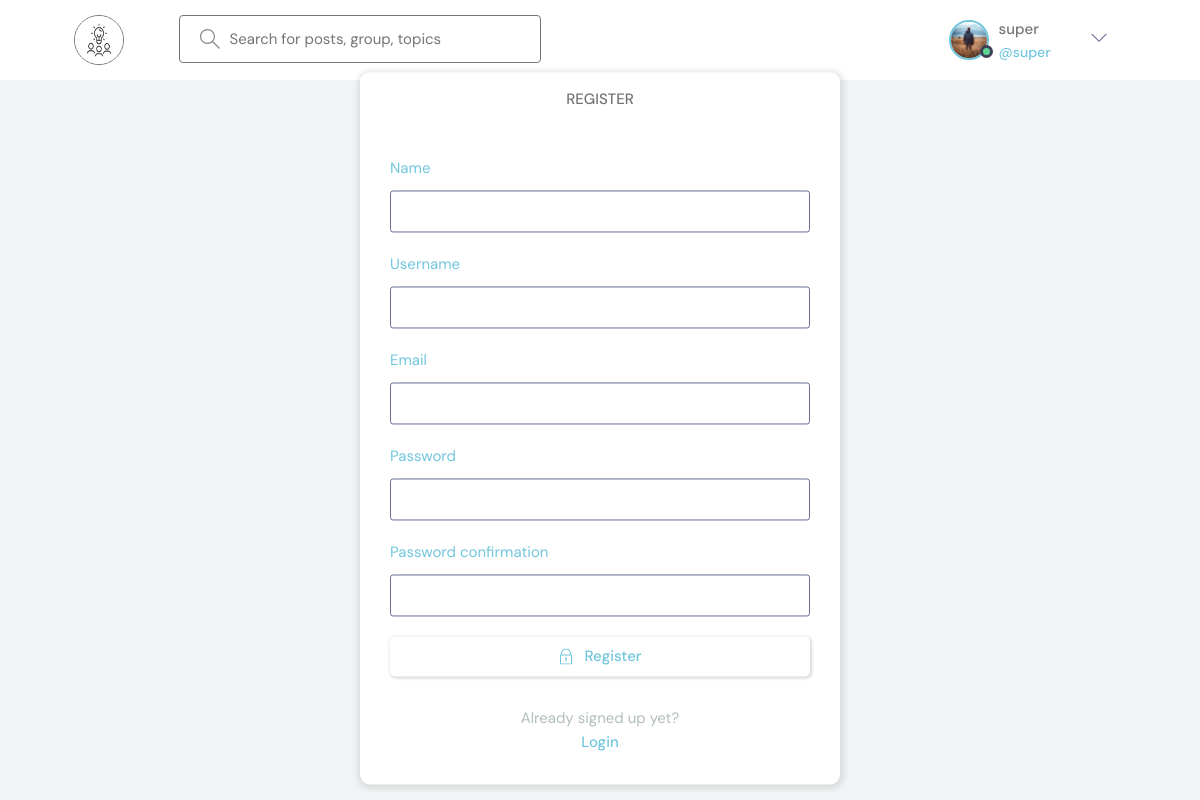
Screenshot of /register/ (signed in) with the database file from the repository.
### base/models.py (models this page shows)
class NewUser(AbstractUser):
    name = models.CharField(max_length=200, null=True)
    email = models.EmailField(unique=True, null=True)
    bio = models.TextField(null=True)
    avatar = models.ImageField(null=True, default="avatar.svg")
    USERNAME_FIELD = "email"
    REQUIRED_FIELDS = ["username"]

### base/views.py (the view)
# urls.py: path("register/", regitsterPage, name="register"),
def regitsterPage(request):
    form = MyUserCreationForm()
    if request.method == "POST":
        form = MyUserCreationForm(request.POST)
        if form.is_valid():
            user = form.save(commit=False)
            user.username = user.username.lower()
            user.save()
            login(request, user)
            return redirect("home")
        else:
            print(form.errors)
    else:
        form = MyUserCreationForm()
    return render(request, "base/register.html", {"page": "register", "form": form})

### base/forms.py
class MyUserCreationForm(UserCreationForm):
    class Meta:
        model = NewUser
        fields = ["name", "username", "email", "password1", "password2"]

### base/templates/base/register.html (shortened to what this page needs)
{% extends 'main.html' %}
{% block content %}
<main class="auth layout">
  <div class="container">
    <div class="layout__box">
      <div class="layout__boxHeader">
        <div class="layout__boxTitle">
          <h3>Register</h3>
        </div>
      </div>
      <div class="layout__body">
        <form class="form" action="" method="POST">
          {% for field in form %}
          <div class="form__group form__group">
            <label for="room_name">{{field.label}}</label>
            {{field}}
          </div>
          {% endfor %}
          <button class="btn btn--main" type="submit">
            Register
          </button>
        </form>
        <div class="auth__action">
          <p>Already signed up yet?</p>
          <a href="{% url 'login' %}" class="btn btn--link">Login</a>
        </div>
      </div>
    </div>
  </div>
</main>
{% endblock content %}

### templates/main.html (shortened to what this page needs)
<!DOCTYPE html>
{% load static %}
<html lang="en">
<head>
    <link rel="stylesheet" href="{% static 'styles/main.css' %}" />
    <link rel="stylesheet" href="{% static 'styles/header.css' %}" />
</head>
<body>
    <nav class="header-nav">
        <header class="header header--loggedIn">
            <div class="container">
                <a href="{% url 'home' %}" class="header__logo">
                    <img src="{% static 'images/logo.jpg' %}" />
                </a>
                <form class="header__search" method="GET" action="{% url 'home' %}">
                    <label>
                        <input name="q" placeholder="Search for posts, group, topics" />
                    </label>
                </form>
                <nav class="header__menu">
                    {% if request.user.is_authenticated %}
                    <div class="header__user">
                        <a href="">
                            <div class="avatar avatar--medium active">
                                <img src="{{request.user.avatar.url}}" />
                            </div>
                            <p>{{request.user.username}} <span>@{{request.user.username}}</span></p>
                        </a>
                        <button class="dropdown-button">
                            <svg version="1.1" xmlns="http://www.w3.org/2000/svg" width="32" height="32" viewBox="0 0 32 32">
                                <title>user info</title>
                                <path d="M16 21l-13-13h-3l16 16 16-16h-3l-13 13z"></path>
                            </svg>
                        </button>
                    </div>
                    {% endif %}
                </nav>
            </div>
        </header>
        </nav>
    {% block content %}
    {% endblock %}
</body>

### static/styles/header.css (style rules this page uses)
.header { padding: 1.5rem; background-color: white; }
.header > .container { display: flex; gap: 5.5rem; }
.header__logo, .header__user { display: flex; gap: 2rem; align-items: center; }
.avatar { margin-right: 10px; }
.header__logo > img { height: 5rem; width: 5rem; border-radius: 50%; border: 1px solid #757575; }
.header__search > label { background-color: transparent; padding: 1.3rem 1rem; display: flex; align-items: center; gap: 1rem; border-radius: 4px; border: 1px solid #757575; }
.header__search svg { fill: var(--color-gray); width: 2rem; height: 2rem; margin-left: 1rem; }
.header__search input { width: 30rem; background: transparent; border: none; outline: none; color: #757575; }
.header__menu { margin-left: auto; position: relative; display: flex; }
.nav-button, button { margin-right: 10px; padding: 5px 10px; }
.header__menu a { display: flex; align-items: center; font-weight: 500; text-decoration: none; color: #757575; margin-right: 10px; }
.header__menu img { height: 3.6rem; }
.header__menu span { color: var(--color-main); font-weight: 500; font-size: 1.4rem; display: block; }
.header__menu svg { width: 1.6rem; height: 1.6rem; fill: var(--color-dark-light); }
.dropdown-button { background: transparent; border: 0; outline: 0; cursor: pointer; }
.layout { margin-top: 2.4rem; }
.layout > .container { display: flex; justify-content: space-between; align-items: flex-start; }
.layout__box { width: 90%; max-width: 48rem; min-height: 40rem; position: absolute; top: 50%; left: 50%; transform: translate(-50%, -46%); background-color: white; border-radius: 1rem; box-shadow: 1px 1px 6px 3px rgba(0, 0, 0, 0.1); overflow: hidden; }
.layout__boxHeader { display: flex; padding: 1.5rem; background-color: white; }
.layout__boxTitle { display: flex; gap: 1.5rem; align-items: center; }
.layout__boxTitle h3 { text-transform: uppercase; font-weight: 500; color: #757575; }
.layout__body { margin: 3rem; }

### rows the page displays
NewUser: user.avatar (picture), user.username "super"

### other values shown
{{ field.label }} "Name" "Username" "Email" "Password" "Password confirmation"
